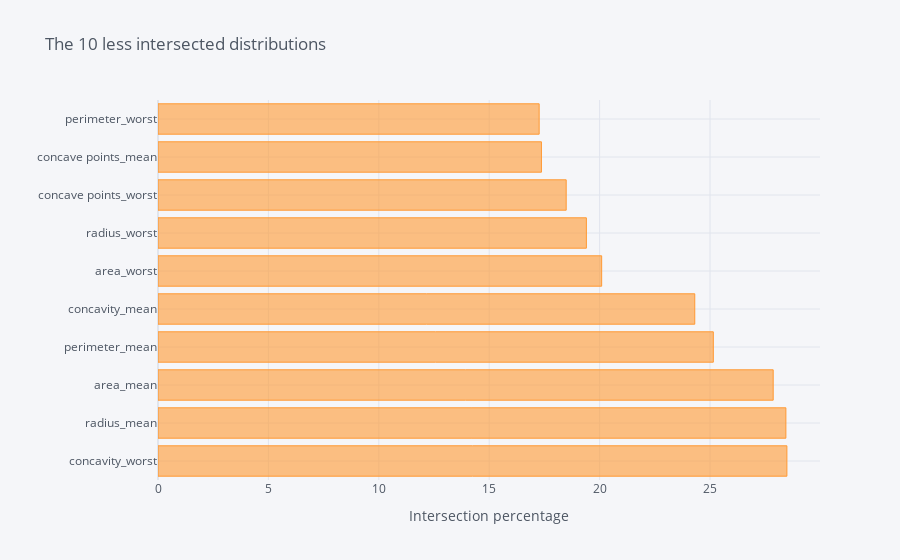

The notebook cell this image was saved under:
### Code cell
(df_inter.sort_values(1,ascending=False).set_index(0)*100).tail(10).iplot(
    kind='barh', 
    xTitle='Intersection percentage', 
    title='The 10 less intersected distributions'
)

### Figure 1 — Plotly figure (JSON) as saved in the notebook; plotly's stock layout.template omitted (floating-point values rounded to 4 significant figures)
{"data": [{"marker": {"color": "rgba(255, 153, 51, 0.6)", "line": {"color": "rgba(255, 153, 51, 1.0)", "width": 1}}, "name": "1", "orientation": "h", "text": "", "type": "bar", "x": [28.48, 28.44, 27.86, 25.15, 24.31, 20.09, 19.4, 18.49, 17.37, 17.26], "y": ["concavity_worst", "radius_mean", "area_mean", "perimeter_mean", "concavity_mean", "area_worst", "radius_worst", "concave points_worst", "concave points_mean", "perimeter_worst"]}], "layout": {"legend": {"bgcolor": "#F5F6F9", "font": {"color": "#4D5663"}}, "paper_bgcolor": "#F5F6F9", "plot_bgcolor": "#F5F6F9", "title": {"font": {"color": "#4D5663"}, "text": "The 10 less intersected distributions"}, "xaxis": {"gridcolor": "#E1E5ED", "showgrid": true, "tickfont": {"color": "#4D5663"}, "title": {"font": {"color": "#4D5663"}, "text": "Intersection percentage"}, "zerolinecolor": "#E1E5ED"}, "yaxis": {"gridcolor": "#E1E5ED", "showgrid": true, "tickfont": {"color": "#4D5663"}, "title": {"font": {"color": "#4D5663"}, "text": ""}, "zerolinecolor": "#E1E5ED"}}}
